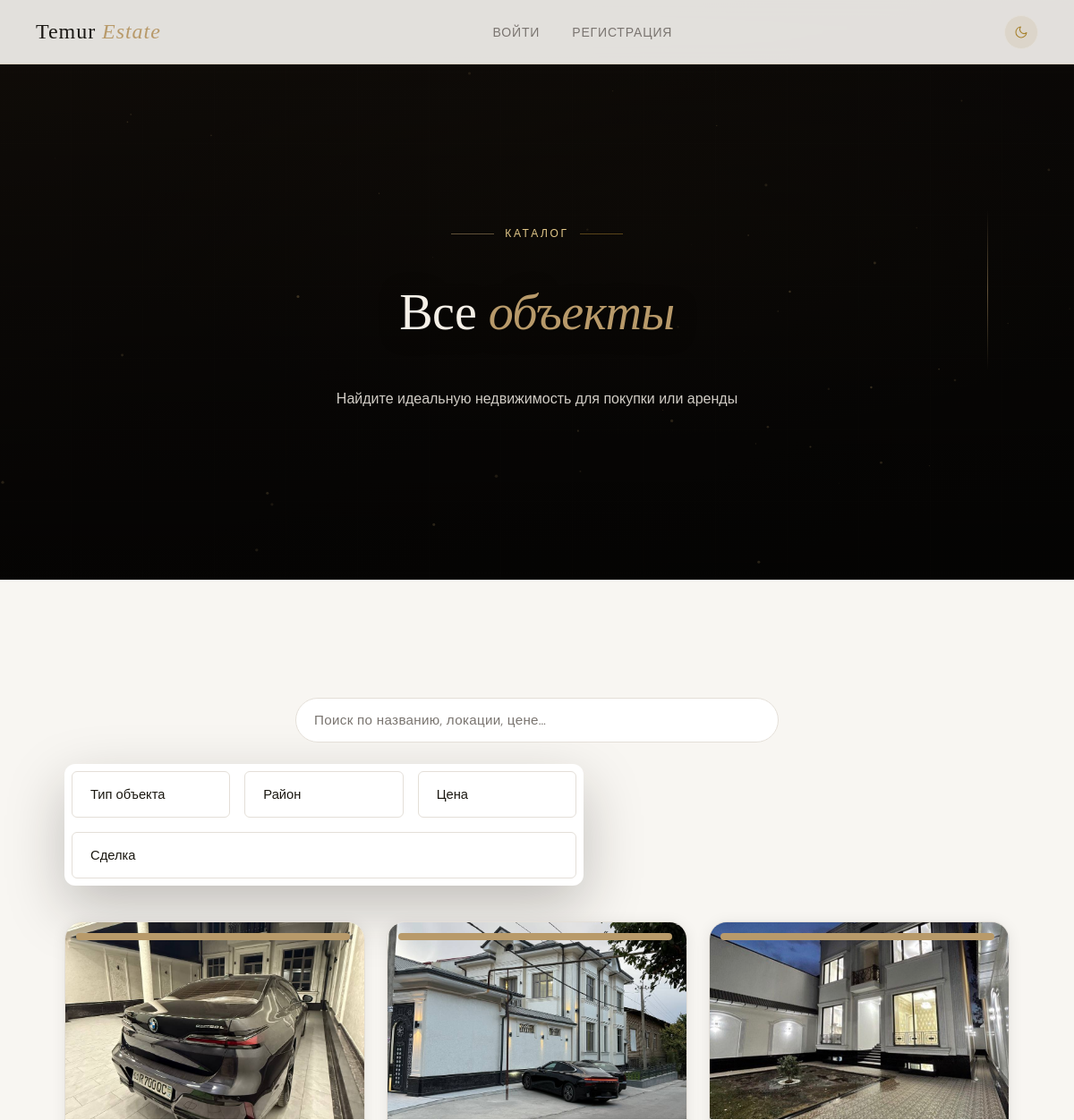
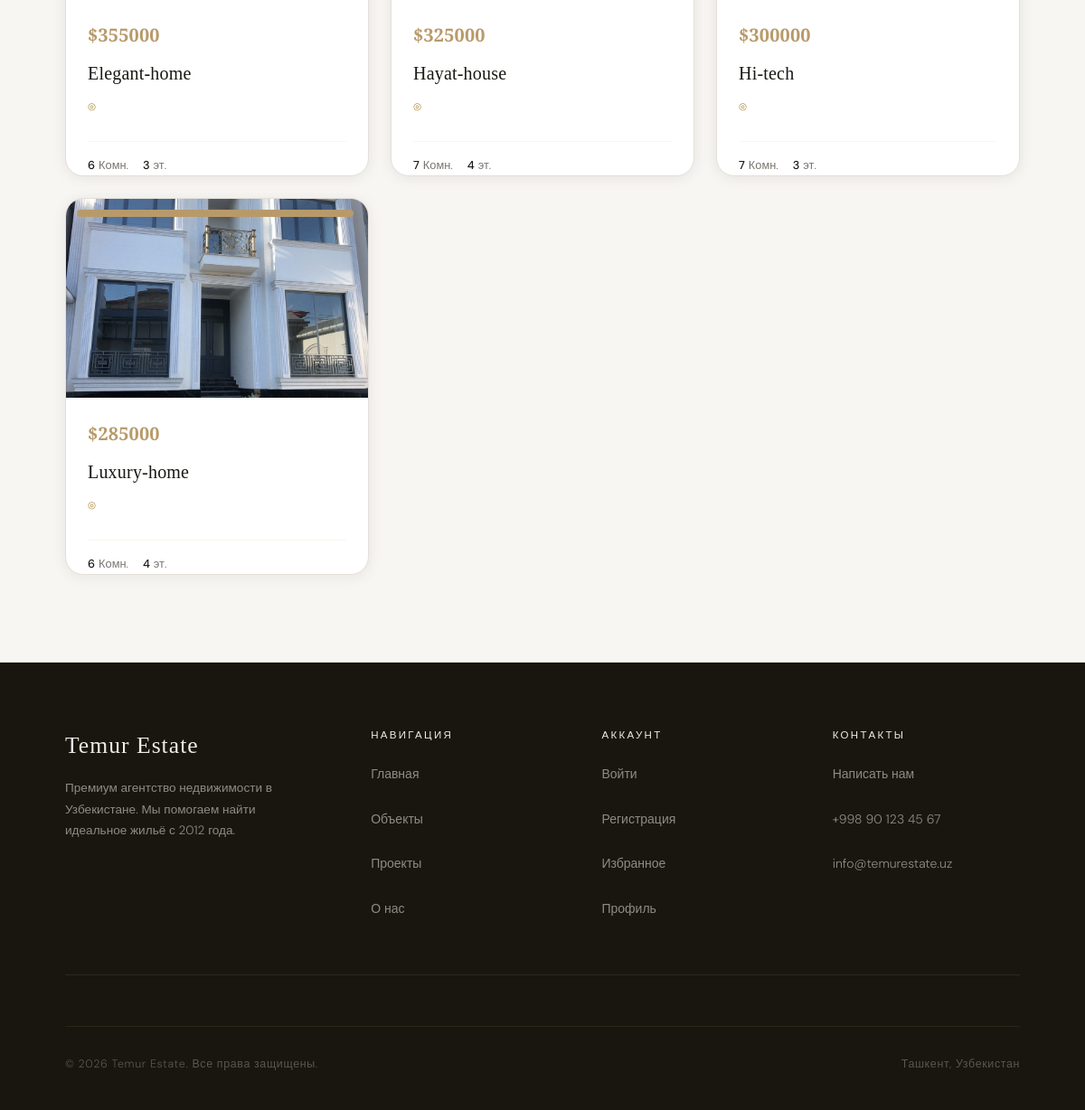
Page /properties/ on the committed database (2 pictures, top to bottom).
### app/models.py (models this page shows, shortened)
class Properties(models.Model):
    image = models.ImageField()
    price = models.IntegerField()
    title = models.CharField()
    description = models.TextField()
    location = models.CharField()
    rooms = models.IntegerField()
    areas = models.DecimalField(max_digits=8, decimal_places=2)
    floor = models.IntegerField()

### app/views/other.py (the view)
# urls.py: path('properties/', PropertiesView.as_view(), name='properties'),
class PropertiesView(ListView):
    model = Properties
    template_name = 'properties.html'
    context_object_name = 'properties'

### app/context_processors.py (called while the page is built, shortened)
def cart_data(request):
    if not request.user.is_authenticated:
        return {
            'cart_items_count': 0,
            'cart_total_amount': 0
        }

### app/templates/properties.html (shortened to what this page needs)
{% extends 'base.html' %}
{% load static %}
{% block content %}
<section class="hero" style="min-height:38vh;">
    <div class="hero__bg"></div>
    <div class="hero__overlay"></div>
    <div class="hero__content">
        <div class="hero__eyebrow">Каталог</div>
        <h1 class="hero__title" style="font-size:clamp(2rem,5vw,3.5rem);">Все <em>объекты</em></h1>
        <p class="hero__sub">Найдите идеальную недвижимость для покупки или аренды</p>
    </div>
</section>
<section class="section">
    <div class="container">
        <div class="section__search">
            <input id="search" type="search" placeholder="Поиск по названию, локации, цене…"/>
        </div>
        <div class="form" style="flex-direction:row;flex-wrap:wrap;gap:16px;margin-top:24px;margin-bottom:40px;">
            <select style="flex:1;min-width:160px;padding:15px 20px;background:rgba(255,255,255,0.03);border:1px solid var(--border);border-radius:6px;color:var(--ivory);font-family:'DM Sans',sans-serif;font-size:0.92rem;outline:none;appearance:none;">
                <option value="">Тип объекта</option>
            </select>
            <select style="flex:1;min-width:160px;padding:15px 20px;background:rgba(255,255,255,0.03);border:1px solid var(--border);border-radius:6px;color:var(--ivory);font-family:'DM Sans',sans-serif;font-size:0.92rem;outline:none;appearance:none;">
                <option value="">Район</option>
            </select>
            <select style="flex:1;min-width:160px;padding:15px 20px;background:rgba(255,255,255,0.03);border:1px solid var(--border);border-radius:6px;color:var(--ivory);font-family:'DM Sans',sans-serif;font-size:0.92rem;outline:none;appearance:none;">
                <option value="">Цена</option>
            </select>
            <select style="flex:1;min-width:160px;padding:15px 20px;background:rgba(255,255,255,0.03);border:1px solid var(--border);border-radius:6px;color:var(--ivory);font-family:'DM Sans',sans-serif;font-size:0.92rem;outline:none;appearance:none;">
                <option value="">Сделка</option>
            </select>
        </div>
        <div class="cards">
            {% for property in properties %}
                <a href="{% url 'property-detail' property.pk %}" class="card">
                    <div class="card__image">
                            <img src="{{ property.image.url }}" alt="{{ property.title }}" loading="lazy"/>
                        <span class="card__badge">{{ property.category.title }}</span>
                    </div>
                    <div class="card__body">
                        <div class="card__price">${{ property.price}}</div>
                        <div class="card__title">{{ property.title }}</div>
                        <div class="card__location">{{ property.text }}</div>
                        <div class="card__meta">
                            {% if property.rooms %}
                            <div class="card__meta-item"><strong>{{ property.rooms }}</strong> Комн.</div>
                            {% endif %}
                            {% if property.floor %}
                            <div class="card__meta-item"><strong>{{ property.floor }}</strong> эт.</div>
                            {% endif %}
                        </div>
                    </div>
                </a>
            {% endfor %}
        </div>
    </div>
</section>
{% endblock content %}

### rows in the picture
Properties: image (picture), price "355000", title "Elegant-home", rooms "6", floor "3"
Properties: image (picture), price "325000", title "Hayat-house", rooms "7", floor "4"
Properties: image (picture), price "300000", title "Hi-tech", rooms "7", floor "3"
Properties: image (picture), price "285000", title "Luxury-home", rooms "6", floor "4"
